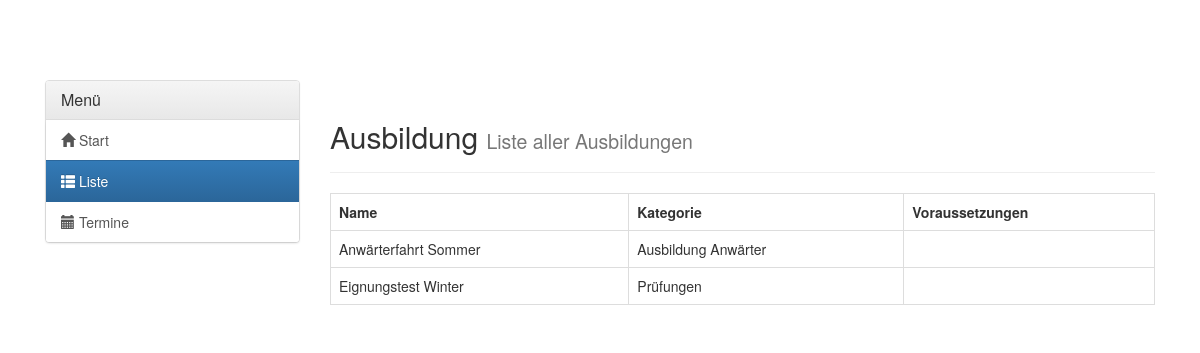
The app's page /ausbildung/liste/ (signed in), older data.
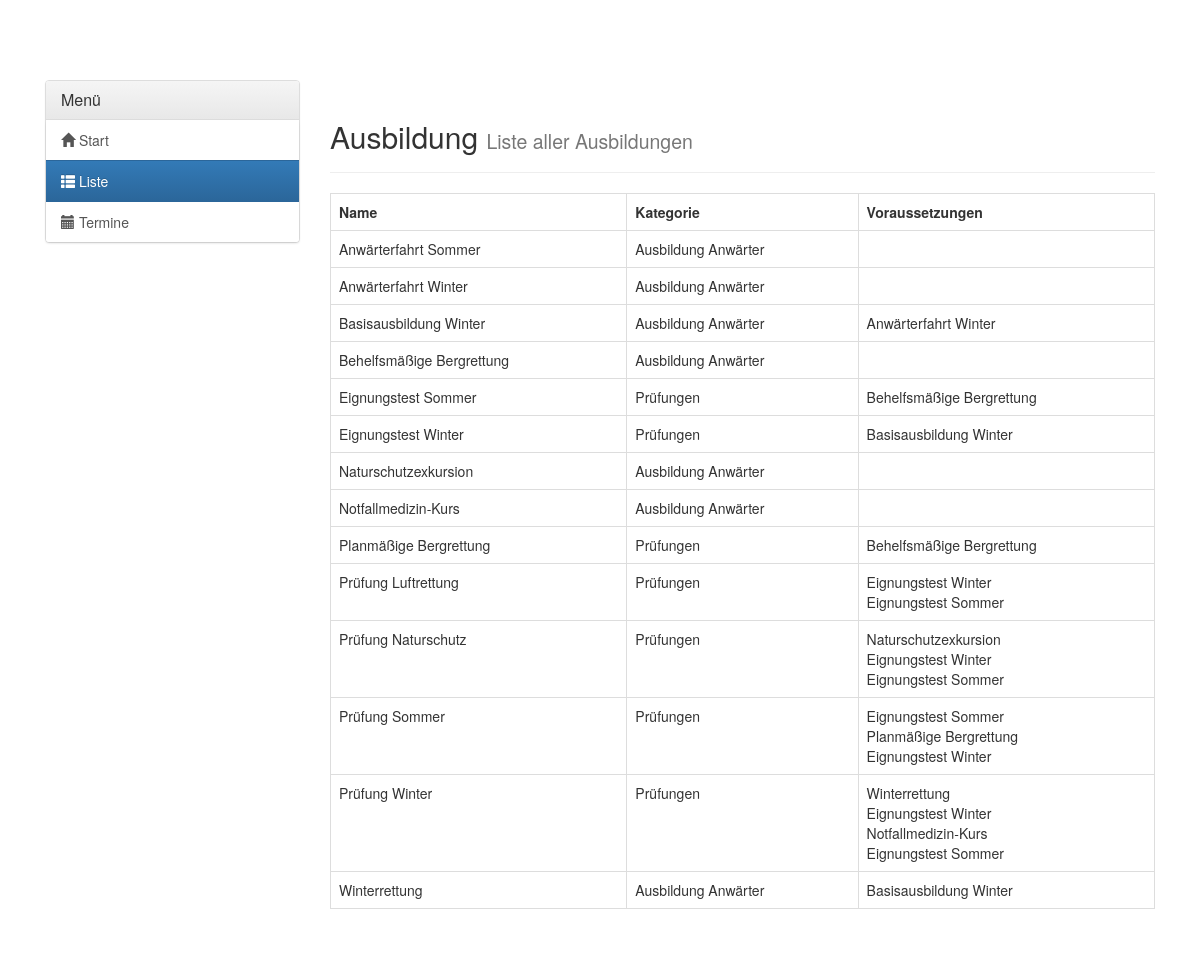
The same page, newer data.
### trainings/models.py (models this page shows, shortened)
class Training(models.Model):
    name = models.CharField(primary_key=True, max_length=50, verbose_name='Name')
    prerequisites = models.ManyToManyField("self", through='Prerequisites_for_training',
                                           through_fields=('post_training', 'pre_training'),
                                           verbose_name='Voraussetzungen',
                                           symmetrical=False,
                                           related_name='with_prerequisite')
    category = models.ForeignKey(TrainingCategory, on_delete=models.CASCADE, verbose_name='Kategorie', null=True)
    class Meta:
        verbose_name_plural = 'Ausbildungen'
        verbose_name = 'Ausbildung'

class TrainingCategory(models.Model):
    name = models.CharField(primary_key=True, max_length=50, verbose_name='Name')
    class Meta:
        verbose_name_plural = 'Ausbildungskategorien'
        verbose_name = 'Ausbildungskategorie'

### trainings/views.py (the view)
@login_required
def training_list(request):
    training_list = Training.objects.order_by('name')
    return render(request, 'trainings/training_list.html',
                  {'training_list': training_list, 'current_member': Member.objects.get(user=request.user),
                   'nav': 'list'})

### trainings/templates/trainings/training_list.html (shortened to what this page needs)
{% extends 'training_base.html' %}
{% block training_content %}
<div class="page-header">
<h2>Ausbildung <small>Liste aller Ausbildungen</small></h2>
</div>
<div class="table-responsive">
    <table class="table table-bordered">
        <tr>
            <th>Name</th>
            <th>Kategorie</th>
            <th>Voraussetzungen</th>
        </tr>
        {% for training in training_list %}
        <tr>
            <td>{{ training.name }}</td>
            <td>{{ training.category.name }}</td>
            <td>
                {% for prerequisite in training.prerequisites.all %}
                    {{ prerequisite.name }}<br>
                {% endfor %}
            </td>
        </tr>
        {% endfor %}
    </table>
</div>
{% endblock %}

Row changes from the older to the newer data that the page shows:
added Training: name "Anwärterfahrt Winter", category.name "Ausbildung Anwärter"
added Training: name "Basisausbildung Winter", category.name "Ausbildung Anwärter"
added Training: name "Behelfsmäßige Bergrettung", category.name "Ausbildung Anwärter"
added Training: name "Eignungstest Sommer", category.name "Prüfungen"
added Training: name "Naturschutzexkursion", category.name "Ausbildung Anwärter"
added Training: name "Notfallmedizin-Kurs", category.name "Ausbildung Anwärter"
added Training: name "Planmäßige Bergrettung", category.name "Prüfungen"
added Training: name "Prüfung Luftrettung", category.name "Prüfungen", Training (name "Eignungstest Winter"), shown under "Ausbildung Liste aller Ausbildungen"
added Training: name "Prüfung Naturschutz", category.name "Prüfungen", Training (name "Eignungstest Winter"), shown under "Ausbildung Liste aller Ausbildungen"
added Training: name "Prüfung Sommer", category.name "Prüfungen", Training (name "Eignungstest Winter"), shown under "Ausbildung Liste aller Ausbildungen"
added Training: name "Prüfung Winter", category.name "Prüfungen", Training (name "Eignungstest Winter"), shown under "Ausbildung Liste aller Ausbildungen"
added Training: name "Winterrettung", category.name "Ausbildung Anwärter"
